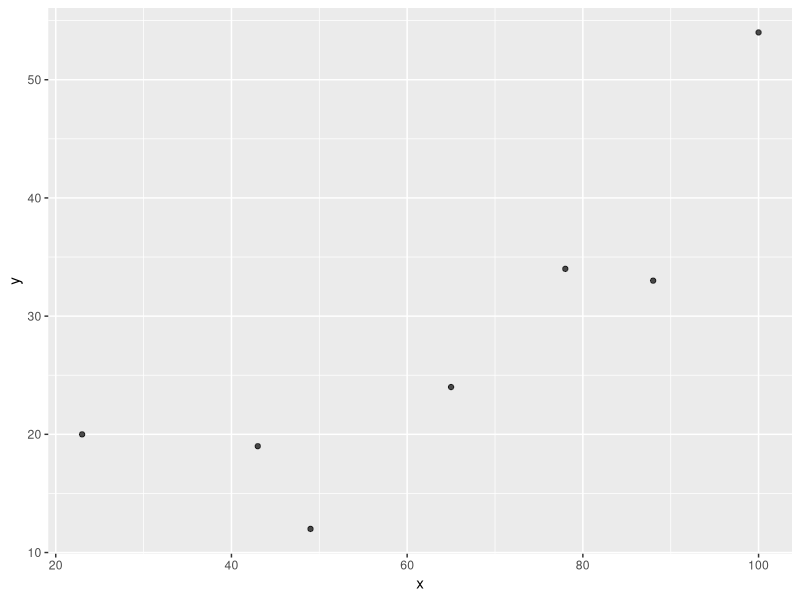
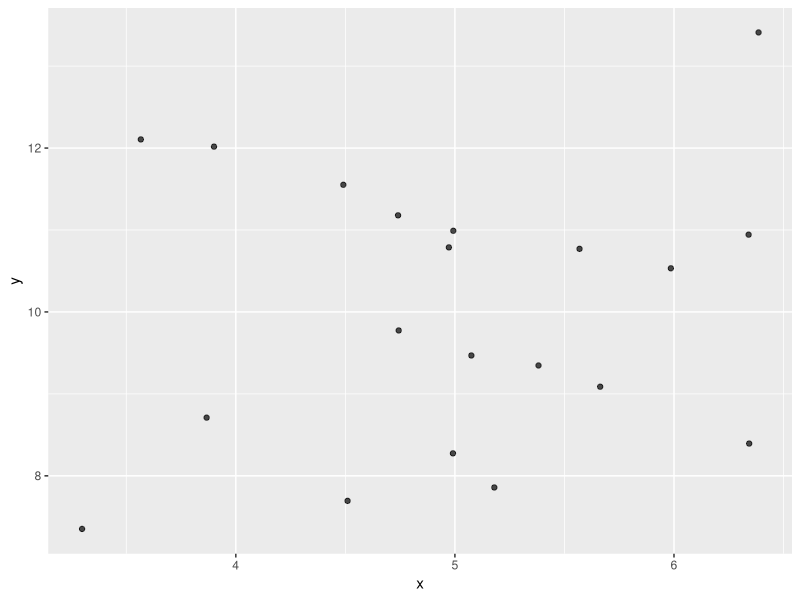
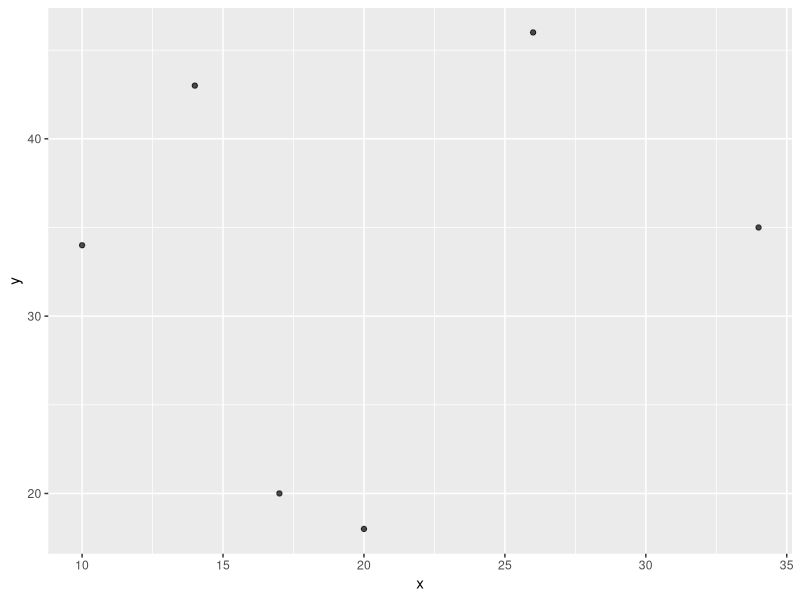

The R script that drew these images, in order: (Note: this script raises an error after producing the figures.)
## ---- chunk 1
library(ggplot2)
#' @title Scatterplot for two Numeric Variables
#' 
#' @detials This function creates a scatterplot to demonstrate the relationship between two numeric variables. 
#'
#' @param x A numeric vector, I name it x because it represents the x-axis values.
#' @param y A numeric vector that must have the same length with x. I name it y because it represents the y-axis values
#' @return A graph "ggplot" (a scatterplot of the two variables)

graph_relation <- function(x,y){
  if(!is.numeric(x)&&!is.numeric(y)){
    stop('Sorry, at least one of your variables is not numeric input')
  } #check whether the class of variables is numeric
  if(length(x)!=length(y)){
    stop("Sorry, the number of elements in two variables do not match")
  } #check whether the number of elements in two variables match
  data=data.frame(x=x,y=y)
  graph <-  ggplot2::ggplot(data,aes(x=x, y=y))+
    geom_point(aes(x=x,y=y),alpha=0.7)
  return(graph)          
}
## ---- chunk 2
#Example 1: create two numeric vectors: x and y, then use graph_relation function
x <- c(43,23,78,100,88,65,49)
y <- c(19,20,34,54,33,24,12)
graph_relation(x,y)
## ---- chunk 3
#Example 2: I simulate two normal-distributed variables x,y, then use graph_relation function
a <- rnorm(20,mean=5, sd=1)
b <- rnorm(20, mean=10, sd=2)
graph_relation(a,b)
## ---- chunk 4
#Example 3: here is one example includes NA, and it shows that geom_point itself removes NAs
a <- c(10,14,24,26,34,17,20,NA)
b <- c(34,43,NA,46,35,20,18,30)
graph_relation(a,b)
## ---- chunk 5
#Example 4: here is an example that the input is not numeric, so I deliberately show this error  
graph_relation("a","b")
## ---- chunk 6
#Example 5: here is an example that the length of two vectors are not equal, so I deliverately show this error 
a <- c(2,3,4,5)
b <- c(5,6,7)
graph_relation(a,b)
## ---- chunk 7
library(testthat)
test_that("test graph_relation function",{
  #test 1: vector with no NA's, expect to show scatterplot
  x1 <- rnorm(10,mean=5, sd=1)
  x2 <- rnorm(10, mean=8, sd=1.5)
  expect_s3_class(graph_relation(x1,x2),"ggplot") 
  #test 2: vector that has NA's, expect to show scatterplot
  x3 <- c(1,2,3,4,NA,6)
  x4 <- c(2,3,4,5,6,NA)
  expect_s3_class(graph_relation(x3,x4),"ggplot")
  #test 3: vector of a different type, expect to show error
  x5 <- c("a","b","c")
  x6 <- c("d","e","f")
  expect_error(graph_relation(x5,x6),"Sorry, at least one of your variables is not numeric input")
})
